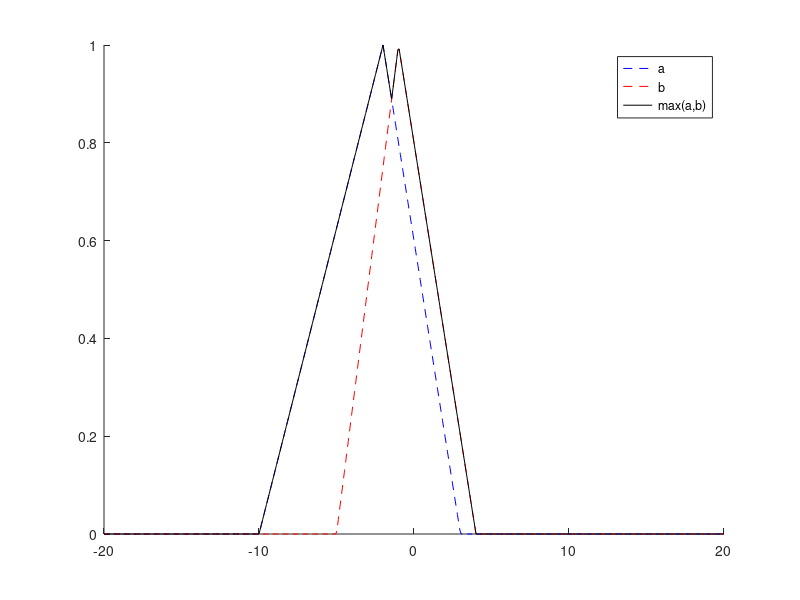

Here is the MATLAB script that generated this plot:



N = 501;
minX = -20;
maxX = 20;
x = linspace(minX,maxX,N);

a = [-10 -2 3];
b = [-5 -1 4];

A = trimf(x,a);
B = trimf(x,b);


C = max(A,B);

hold on;
plot(x,A,'--b');
plot(x,B,'--r');
plot(x,C,'k');

legend('a','b','max(a,b)');
